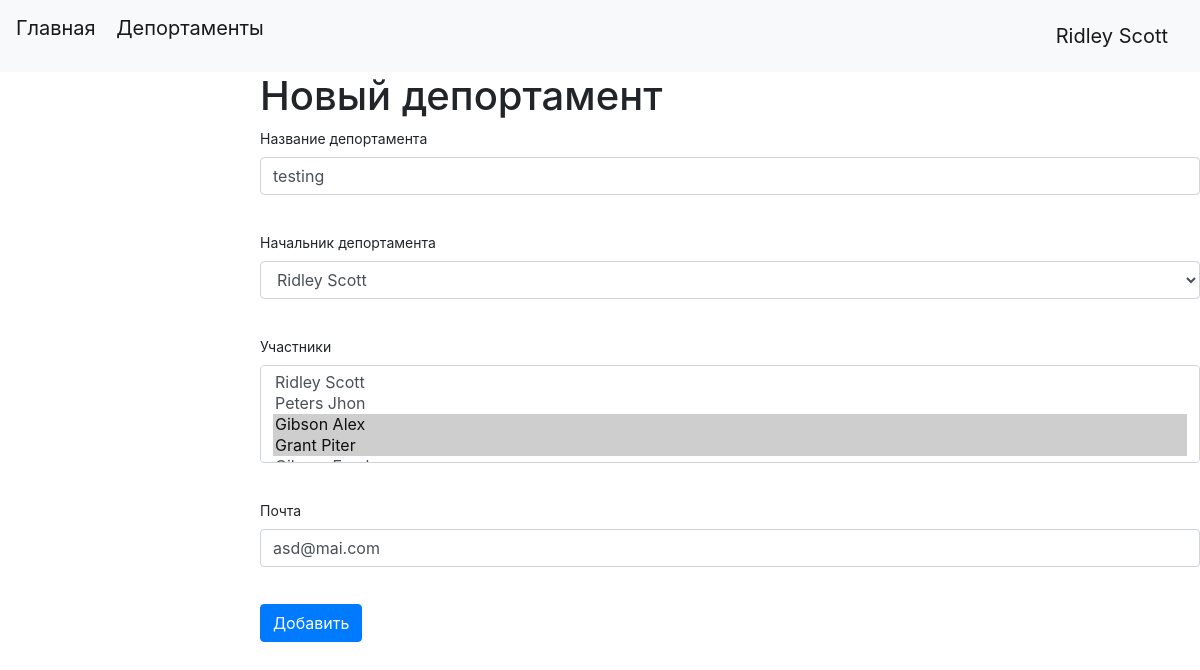
Before: /deportament/2 (signed in) with the older database file.
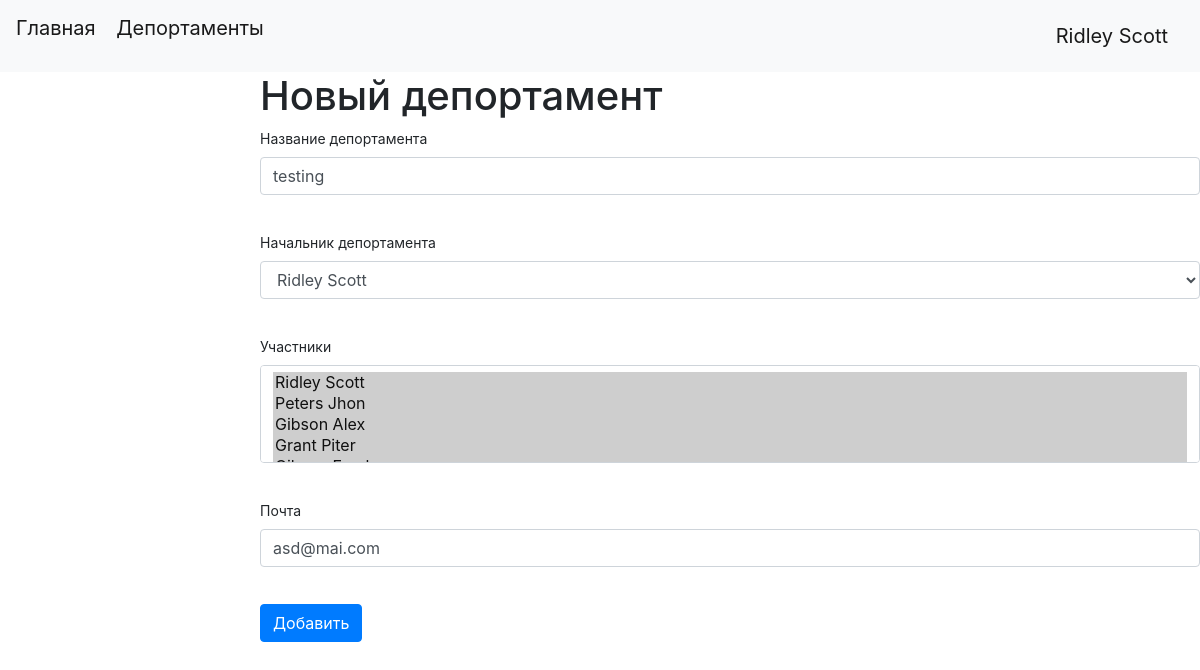
After: the same page with the newer database file.
### data/departament.py (models this page shows)
class Departament(SqlAlchemyBase):
    __tablename__ = 'departament'
    id = sqlalchemy.Column(sqlalchemy.Integer,
                           primary_key=True,
                           autoincrement=True)
    title = sqlalchemy.Column(sqlalchemy.String, nullable=True)
    chief = sqlalchemy.Column(sqlalchemy.Integer,
                              sqlalchemy.ForeignKey("users.id"),
                              nullable=True)
    members = sqlalchemy.Column(sqlalchemy.String, nullable=True)
    email = sqlalchemy.Column(sqlalchemy.String,
                              index=True,
                              unique=True,
                              nullable=True)
    user = orm.relationship('User')

### main.py (the view, shortened to what this page needs)
@app.route('/deportament/<int:id>', methods=['GET', 'POST'])
@login_required
def deportament_editing(id):
    form = DeportamentForm()
    db_sess = db_session.create_session()
    team_list = db_sess.query(User).all()
    form.chief.choices = [(user.id, user.name + " " + user.surname)
                          for user in team_list]
    form.members.choices = [(user.id, user.name + " " + user.surname)
                            for user in team_list]
    if request.method == "GET":
        departament = db_sess.query(Departament).filter(
            Departament.id == id).first()
        if departament:
            form.title.data = departament.title
            form.chief.data = str(departament.chief)
            form.members.data = departament.members
            form.email.data = departament.email
        else:
            abort(404)
    return render_template("add_deportament.html",
                           title="Редактирование депортамента",
                           form=form)

### forms/deportament.py
class DeportamentForm(FlaskForm):
    title = StringField('Название депортамента', validators=[DataRequired()])
    chief = SelectField('Начальник депортамента', validators=[DataRequired()])
    members = SelectMultipleField('Участники', validators=[DataRequired()], validate_choice=False)
    email = EmailField('Почта', validators=[DataRequired()])
    submit = SubmitField('Добавить')

### data/db_session.py (called while the page is built)
def create_session() -> Session:
    global __factory
    return __factory()

### main.py (called while the page is built)
@login_manager.user_loader
def load_user(user_id):
    db_sess = db_session.create_session()
    return db_sess.query(User).get(user_id)

### templates/add_deportament.html (shortened to what this page needs)
{% extends "base.html" %}
{% block content %}
<h1>Новый депортамент</h1>
<form action="" method="post" novalidate>
    <p>
        {{ form.title.label }}<br>
        {{ form.title(class="form-control") }}<br>
    </p>
    <p>
        {{ form.chief.label }}<br>
        {{ form.chief(class="form-control") }}<br>
    </p>
    <p>
        {{ form.members.label }}<br>
        {{ form.members(class="form-control") }}<br>
    </p>
    <p>
        {{ form.email.label }}<br>
        {{ form.email(class="form-control", multiple=True, type = "email") }}<br>
    </p>
    <p>{{ form.submit(type="submit", class="btn btn-primary") }}</p>
</form>
{% endblock %}

Changed rows visible on the page:
changed Departament "testing": members "Ridley Scott / Peters Jhon / Gibson Alex ☑ / Grant Piter ☑" → "Ridley Scott ☑ / Peters Jhon ☑ / Gibson Alex ☑ / Grant Piter ☑"
